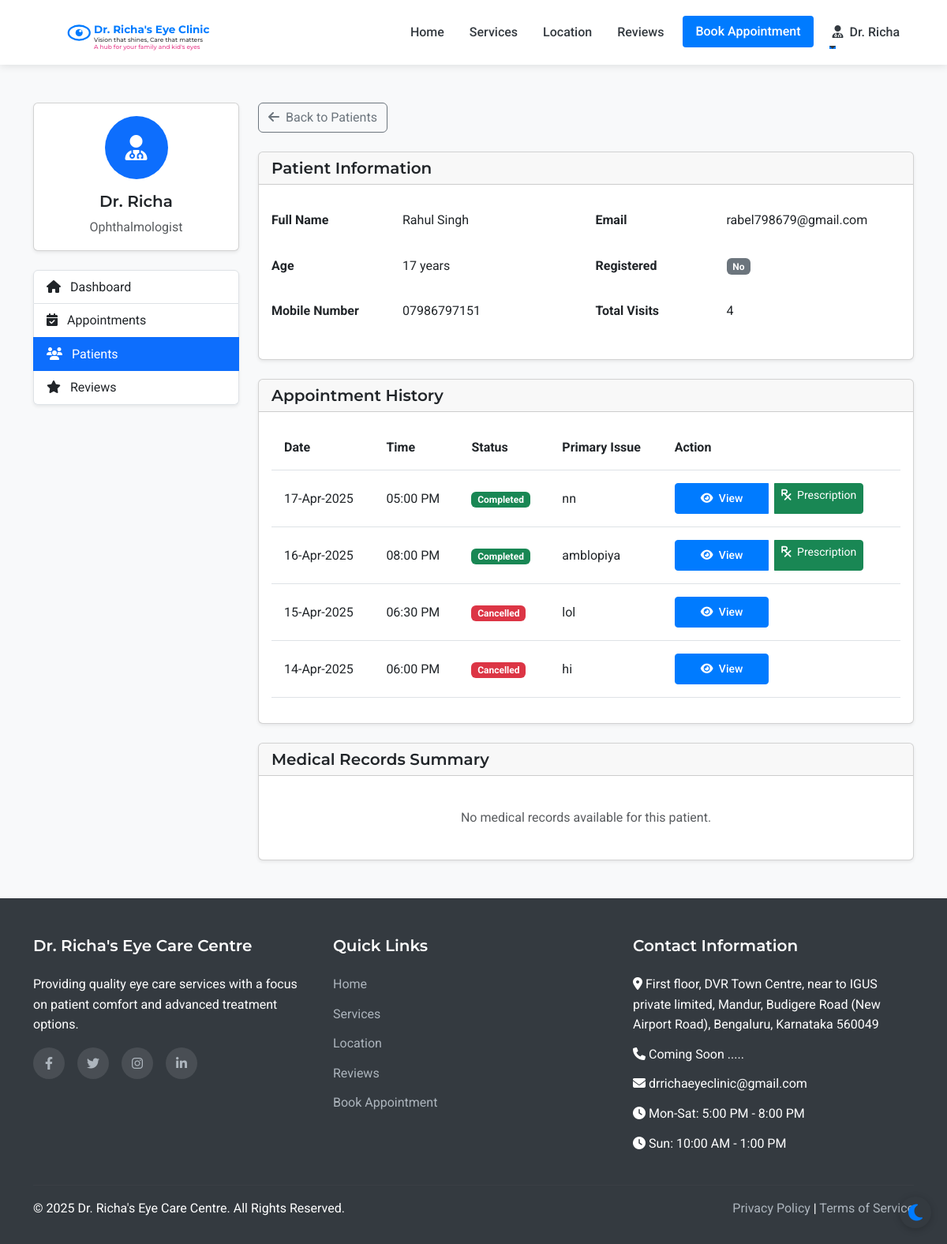
The page /admin/patient/1 (signed in) on the database its author committed.
### models.py (models this page shows, shortened)
class Patient(UserMixin, db.Model):
    id = db.Column(db.Integer, primary_key=True)
    full_name = db.Column(db.String(100), nullable=False)
    mobile_number = db.Column(db.String(15), nullable=False)
    email = db.Column(db.String(100), nullable=True)
    age = db.Column(db.Integer, nullable=False)
    password_hash = db.Column(db.String(256), nullable=True)
    is_registered = db.Column(db.Boolean, default=False)
    created_at = db.Column(db.DateTime, nullable=False, default=datetime.utcnow)
    appointments = db.relationship('Appointment', backref='patient', lazy=True)

class Appointment(db.Model):
    id = db.Column(db.Integer, primary_key=True)
    patient_id = db.Column(db.Integer, db.ForeignKey('patient.id'), nullable=False)
    appointment_date = db.Column(db.Date, nullable=False)
    appointment_time = db.Column(db.Time, nullable=False)
    primary_issue = db.Column(db.Text, nullable=True)
    referral_info = db.Column(db.String(255), nullable=True)
    status = db.Column(db.String(20), default='scheduled')  # scheduled, completed, cancelled
    created_at = db.Column(db.DateTime, default=datetime.utcnow)
    consultation_fee = db.Column(db.Float, nullable=False, default=500.0)
    payment_status = db.Column(db.String(20), default='pending')  # pending, paid

### routes.py (the view)
@app.route('/admin/patient/<int:patient_id>')
@login_required
def admin_patient_view(patient_id):
    if not (isinstance(current_user, Admin) or isinstance(current_user, Assistant) or isinstance(current_user, Doctor)):
        flash('Access denied. Staff privileges required.', 'danger')
        return redirect(url_for('index'))
    patient = Patient.query.get_or_404(patient_id)
    appointments = Appointment.query.filter_by(patient_id=patient_id).order_by(desc(Appointment.appointment_date)).all()
    return render_template('admin/patient_view.html', patient=patient, appointments=appointments)

### templates/admin/patient_view.html (shortened to what this page needs)
{% extends 'layout.html' %}
{% block content %}
<section class="py-5 bg-light">
    <div class="container">
        <div class="row">
            <div class="col-lg-3 mb-4">
                <div class="card shadow-sm mb-4">
                    <div class="card-body text-center">
                        <div class="avatar-circle bg-primary text-white mb-3">
                            <i class="fas fa-user-md fa-2x"></i>
                        </div>
                        <h5 class="card-title">Dr. Richa</h5>
                        <p class="card-text text-muted">Ophthalmologist</p>
                    </div>
                </div>
                <div class="list-group shadow-sm">
                    <a href="{{ url_for('admin_dashboard') }}" class="list-group-item list-group-item-action">
                        <i class="fas fa-home me-2"></i> Dashboard
                    </a>
                    <a href="{{ url_for('admin_appointments') }}" class="list-group-item list-group-item-action">
                        <i class="fas fa-calendar-check me-2"></i> Appointments
                    </a>
                    <a href="{{ url_for('admin_patients') }}" class="list-group-item list-group-item-action active">
                        <i class="fas fa-users me-2"></i> Patients
                    </a>
                    <a href="{{ url_for('admin_reviews') }}" class="list-group-item list-group-item-action">
                        <i class="fas fa-star me-2"></i> Reviews
                    </a>
                </div>
            </div>
            <div class="col-lg-9">
                <div class="d-flex justify-content-between align-items-center mb-4">
                    <a href="{{ url_for('admin_patients') }}" class="btn btn-outline-secondary">
                        <i class="fas fa-arrow-left me-1"></i> Back to Patients
                    </a>
                </div>
                <div class="card shadow-sm mb-4">
                    <div class="card-header">
                        <h5 class="mb-0">Patient Information</h5>
                    </div>
                    <div class="card-body">
                        <div class="row">
                            <div class="col-md-6">
                                <table class="table table-borderless">
                                    <tr>
                                        <th class="ps-0" style="width: 150px;">Full Name</th>
                                        <td>{{ patient.full_name }}</td>
                                    </tr>
                                    <tr>
                                        <th class="ps-0">Age</th>
                                        <td>{{ patient.age }} years</td>
                                    </tr>
                                    <tr>
                                        <th class="ps-0">Mobile Number</th>
                                        <td>{{ patient.mobile_number }}</td>
                                    </tr>
                                </table>
                            </div>
                            <div class="col-md-6">
                                <table class="table table-borderless">
                                    <tr>
                                        <th class="ps-0" style="width: 150px;">Email</th>
                                        <td>{{ patient.email or 'Not provided' }}</td>
                                    </tr>
                                    <tr>
                                        <th class="ps-0">Registered</th>
                                        <td>
                                            {% if patient.is_registered %}
                                                <span class="badge bg-success">Yes</span>
                                            {% else %}
                                                <span class="badge bg-secondary">No</span>
                                            {% endif %}
                                        </td>
                                    </tr>
                                    <tr>
                                        <th class="ps-0">Total Visits</th>
                                        <td>{{ patient.appointments|length }}</td>
                                    </tr>
                                </table>
                            </div>
                        </div>
                    </div>
                </div>
                <div class="card shadow-sm mb-4">
                    <div class="card-header">
                        <h5 class="mb-0">Appointment History</h5>
                    </div>
                    <div class="card-body">
                        {% if patient.appointments %}
                            <div class="table-responsive">
                                <table class="table table-hover">
                                    <thead>
                                        <tr>
                                            <th>Date</th>
                                            <th>Time</th>
                                            <th>Status</th>
                                            <th>Primary Issue</th>
                                            <th>Action</th>
                                        </tr>
                                    </thead>
                                    <tbody>
                                        {% for appointment in patient.appointments|sort(attribute='appointment_date', reverse=true) %}
                                            <tr>
                                                <td>{{ appointment.appointment_date.strftime('%d-%b-%Y') }}</td>
                                                <td>{{ appointment.appointment_time.strftime('%I:%M %p') }}</td>
                                                <td>
                                                    {% if appointment.status == 'scheduled' %}
                                                        <span class="badge bg-info">Scheduled</span>
                                                    {% elif appointment.status == 'completed' %}
                                                        <span class="badge bg-success">Completed</span>
                                                    {% elif appointment.status == 'cancelled' %}
                                                        <span class="badge bg-danger">Cancelled</span>
                                                    {% endif %}
                                                </td>
                                                <td>{{ appointment.primary_issue or 'Not specified' }}</td>
                                                <td>
                                                    <div class="btn-group" role="group">
                                                        <a href="{{ url_for('admin_appointment_view', appointment_id=appointment.id) }}" class="btn btn-sm btn-primary me-2">
                                                            <i class="fas fa-eye me-1"></i> View
                                                        </a>
                                                        {% if appointment.status == 'completed' %}
                                                        <a href="{{ url_for('admin_add_prescription', appointment_id=appointment.id) }}" class="btn btn-sm btn-success me-2">
                                                            <i class="fas fa-prescription me-1"></i> Prescription
                                                        </a>
                                                        {% endif %}
                                                    </div>
                                                </td>
                                            </tr>
                                        {% endfor %}
                                    </tbody>
                                </table>
                            </div>
                        {% else %}
                            <div class="text-center p-4">
                                <p class="text-muted mb-0">No appointment history for this patient.</p>
                            </div>
                        {% endif %}
                    </div>
                </div>
                <div class="card shadow-sm">
                    <div class="card-header">
                        <h5 class="mb-0">Medical Records Summary</h5>
                    </div>
                    <div class="card-body">
                        {% set has_records = false %}
                        {% for appointment in patient.appointments %}
                            {% if appointment.medical_record %}
                                {% set has_records = true %}
                            {% endif %}
                        {% endfor %}
                        {% if has_records %}
                            <div class="accordion" id="medicalRecordsAccordion">
                                {% for appointment in patient.appointments|sort(attribute='appointment_date', reverse=true) %}
                                    {% if appointment.medical_record %}
                                        <div class="accordion-item mb-3 border">
                                            <h2 class="accordion-header" id="heading{{ appointment.id }}">
                                                <button class="accordion-button collapsed" type="button" data-bs-toggle="collapse" data-bs-target="#collapse{{ appointment.id }}" aria-expanded="false" aria-controls="collapse{{ appointment.id }}">
                                                    <div class="d-flex w-100 justify-content-between align-items-center">
                                                        <span>
                                                            <strong>Visit: {{ appointment.appointment_date.strftime('%d-%b-%Y') }}</strong>
                                                        </span>
                                                    </div>
                                                </button>
                                            </h2>
                                            <div id="collapse{{ appointment.id }}" class="accordion-collapse collapse" aria-labelledby="heading{{ appointment.id }}" data-bs-parent="#medicalRecordsAccordion">
                                                <div class="accordion-body">
                                                    <div class="mb-4">
                                                        <h6 class="border-bottom pb-2 mb-3">Diagnosis</h6>
                                                        <p>{{ appointment.medical_record[0].diagnosis or 'No diagnosis recorded.' }}</p>
                                                    </div>
                                                    <div class="row mb-4">
                                                        <div class="col-md-6">
                                                            <h6 class="border-bottom pb-2 mb-3">Left Eye Findings</h6>
                                                            <p>{{ appointment.medical_record[0].left_eye_findings or 'No findings recorded.' }}</p>
                                                        </div>
                                                        <div class="col-md-6">
                                                            <h6 class="border-bottom pb-2 mb-3">Right Eye Findings</h6>
                                                            <p>{{ appointment.medical_record[0].right_eye_findings or 'No findings recorded.' }}</p>
                                                        </div>
                                                    </div>
                                                    <div class="mb-4">
                                                        <h6 class="border-bottom pb-2 mb-3">Prescribed Medications</h6>
                                                        <p>{{ appointment.medical_record[0].prescribed_medications or 'No medications prescribed.' }}</p>
                                                    </div>
                                                    <div class="mb-4">
                                                        <h6 class="border-bottom pb-2 mb-3">Prescribed Eyewear</h6>
                                                        <p>{{ appointment.medical_record[0].prescribed_eyewear or 'No eyewear prescribed.' }}</p>
                                                    </div>
                                                    <div class="mb-4">
                                                        <h6 class="border-bottom pb-2 mb-3">Follow-up Instructions</h6>
                                                        <p>{{ appointment.medical_record[0].follow_up_instructions or 'No follow-up instructions provided.' }}</p>
                                                    </div>
                                                    <div>
                                                        <h6 class="border-bottom pb-2 mb-3">Next Appointment Recommendation</h6>
                                                        <p>{{ appointment.medical_record[0].next_appointment_recommendation or 'No recommendation for next appointment.' }}</p>
                                                    </div>
                                                </div>
                                            </div>
                                        </div>
                                    {% endif %}
                                {% endfor %}
                            </div>
                        {% else %}
                            <div class="text-center p-4">
                                <p class="text-muted mb-0">No medical records available for this patient.</p>
                            </div>
                        {% endif %}
                    </div>
                </div>
            </div>
        </div>
    </div>
</section>
{% endblock %}

### rows shown on the page
Patient: full_name "Rahul Singh", age "17", mobile_number "07986797151", email "rabel798679@gmail.com"
Appointment: appointment_date "17-Apr-2025", appointment_time "05:00 PM", status "Completed", primary_issue "nn"
Appointment: appointment_date "16-Apr-2025", appointment_time "08:00 PM", status "Completed", primary_issue "amblopiya"
Appointment: appointment_date "15-Apr-2025", appointment_time "06:30 PM", status "Cancelled", primary_issue "lol"
Appointment: appointment_date "14-Apr-2025", appointment_time "06:00 PM", status "Cancelled", primary_issue "hi"

### other values the page prints
{{ patient.appointments|length }} "4"
